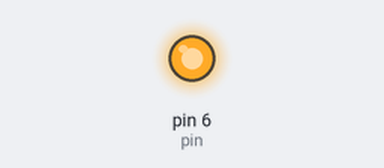
The sketch below on a simulated Arduino Uno, built with avr-gcc and run on an emulated ATmega328P. On the bench: output pins drawn as LEDs (lit = HIGH).

Above: at 0.1 s.
At 5.1 s:
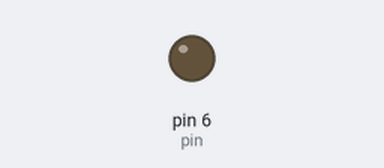
Timing chart, 0 to 6.6 s (numbered marks = the images above):
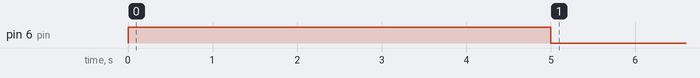

The sketch:

ledblink123.ino
```cpp
int i=0;
int pin=6;
void setup() {


 pinMode(pin,OUTPUT);
}

void loop() {
  // put your main code here, to run repeatedly:

  while(i!=5)
  {

    digitalWrite(6,HIGH);
    delay(1000);
    digitalWrite(6,LOW);
    i++;
}
}
```

Measured:
- by itself, pin 6 (pin): LOW → HIGH at 0.00 s, → LOW 5.0 s later
